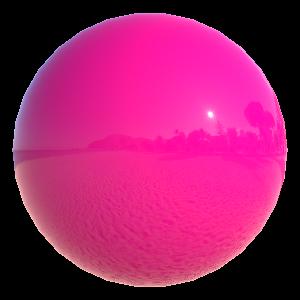

Write the Python code that produced this figure.
#!/usr/bin/env python

# Demonstrate PBR rendering with HDR irradiance using spherical harmonics.

import vtkmodules.vtkInteractionStyle  # noqa: F401
import vtkmodules.vtkRenderingOpenGL2  # noqa: F401

import os

from vtkmodules.vtkFiltersSources import vtkSphereSource
from vtkmodules.vtkIOImage import vtkHDRReader
from vtkmodules.vtkRenderingCore import (
    vtkActor,
    vtkPolyDataMapper,
    vtkRenderWindow,
    vtkRenderWindowInteractor,
    vtkRenderer,
    vtkTexture,
)

data_dir = os.environ.get("VPE_DATA_DIR", os.path.dirname(os.path.abspath(__file__)))

# HDR environment texture
reader = vtkHDRReader()
reader.SetFileName(os.path.join(data_dir, "spiaggia_di_mondello_1k.hdr"))
texture = vtkTexture()
texture.SetColorModeToDirectScalars()
texture.MipmapOn()
texture.InterpolateOn()
texture.SetInputConnection(reader.GetOutputPort())

# PBR sphere
sphere = vtkSphereSource()
sphere.SetThetaResolution(30)
sphere.SetPhiResolution(30)

mapper = vtkPolyDataMapper()
mapper.SetInputConnection(sphere.GetOutputPort())

actor = vtkActor()
actor.GetProperty().SetInterpolationToPBR()
actor.GetProperty().SetRoughness(0.0)
actor.GetProperty().SetColor(0.7, 0.0, 0.2)
actor.SetMapper(mapper)

renderer = vtkRenderer()
renderer.UseSphericalHarmonicsOn()
renderer.UseImageBasedLightingOn()
renderer.SetEnvironmentTexture(texture)
renderer.AddActor(actor)

render_window = vtkRenderWindow()
render_window.SetSize(300, 300)
render_window.AddRenderer(renderer)
render_window.SetWindowName("pbr irradiance hdr")

interactor = vtkRenderWindowInteractor()
interactor.SetRenderWindow(render_window)

# Scene
# Pipeline exception: render needed before camera zoom for PBR/IBL
render_window.Render()
renderer.GetActiveCamera().Zoom(1.6)

interactor.Initialize()
interactor.Start()
